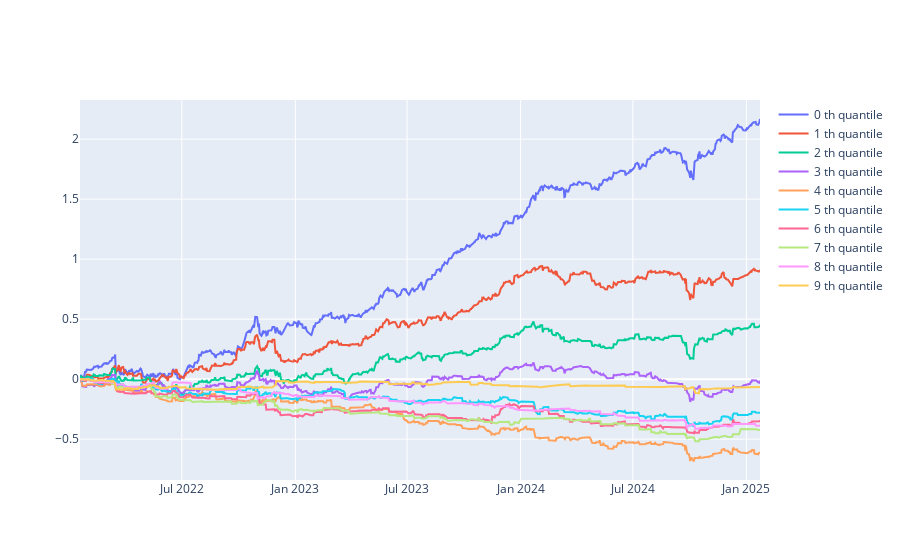

Notebook code for this chart:
### Code cell
# momentum: ln(open_/close_.shift(1)) 如果要更保守，就li_.shift(1)
time_ = "2022-01-15"; end_ = '2025-01-24'
open_ = open[time_:end_]
close_ = close[time_:end_]
ln_ = np.log(open_/close_.shift(1)) # index: 使用的時間
pct_calculating_profit = close_/open_-1 # index: 當天收益
holdings_gap = intraday_shifted_input_signal_pct_output_plot(ln_.shift(0), pct_calculating_profit.shift(0), quantile=10, type_='cumsum')

### Figure 1 — Plotly figure (JSON) as saved in the notebook; plotly's stock layout.template omitted (floating-point values rounded to 4 significant figures; data arrays with more than 128 entries replaced by an {"elided": "..."} marker saying what was removed)
{"data": [{"mode": "lines", "name": "0 th quantile", "type": "scatter", "x": {"elided": "741 str values"}, "y": {"elided": "741 float values"}, "yaxis": "y"}, {"mode": "lines", "name": "1 th quantile", "type": "scatter", "x": {"elided": "741 str values"}, "y": {"elided": "741 float values"}, "yaxis": "y"}, {"mode": "lines", "name": "2 th quantile", "type": "scatter", "x": {"elided": "741 str values"}, "y": {"elided": "741 float values"}, "yaxis": "y"}, {"mode": "lines", "name": "3 th quantile", "type": "scatter", "x": {"elided": "741 str values"}, "y": {"elided": "741 float values"}, "yaxis": "y"}, {"mode": "lines", "name": "4 th quantile", "type": "scatter", "x": {"elided": "741 str values"}, "y": {"elided": "741 float values"}, "yaxis": "y"}, {"mode": "lines", "name": "5 th quantile", "type": "scatter", "x": {"elided": "741 str values"}, "y": {"elided": "741 float values"}, "yaxis": "y"}, {"mode": "lines", "name": "6 th quantile", "type": "scatter", "x": {"elided": "741 str values"}, "y": {"elided": "741 float values"}, "yaxis": "y"}, {"mode": "lines", "name": "7 th quantile", "type": "scatter", "x": {"elided": "741 str values"}, "y": {"elided": "741 float values"}, "yaxis": "y"}, {"mode": "lines", "name": "8 th quantile", "type": "scatter", "x": {"elided": "741 str values"}, "y": {"elided": "741 float values"}, "yaxis": "y"}, {"mode": "lines", "name": "9 th quantile", "type": "scatter", "x": {"elided": "741 str values"}, "y": {"elided": "741 float values"}, "yaxis": "y"}], "layout": {}}
